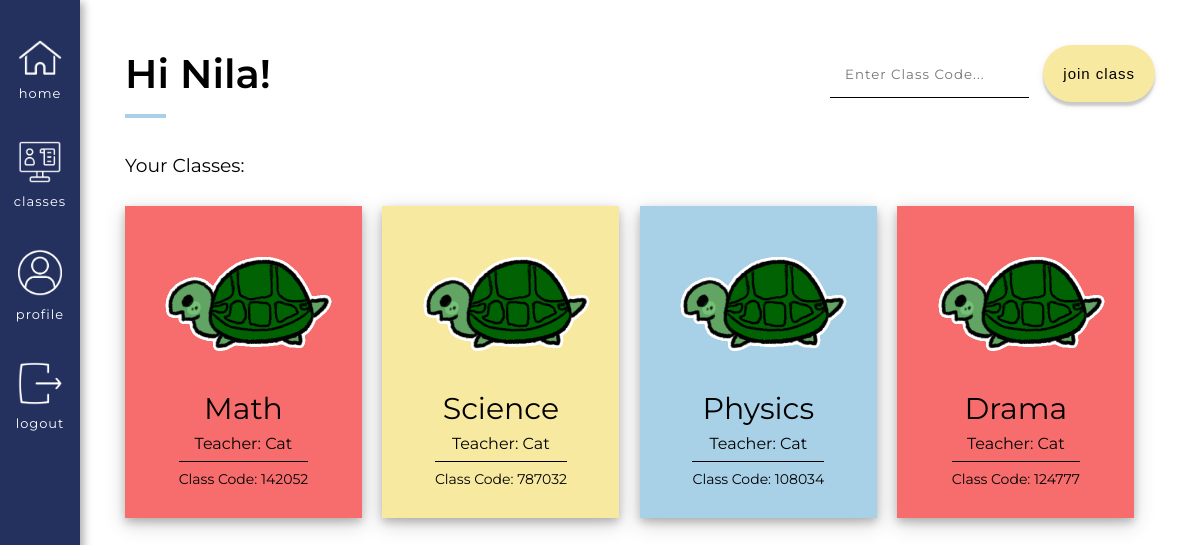
Screenshot of /user/Nila/classes (signed in) with the database file from the repository.
### app/models.py (models this page shows, shortened)
class User(UserMixin, db.Model):
    id = db.Column(db.Integer, primary_key=True)
    username = db.Column(db.String(64), index=True, unique=True) # adding columns to the database
    email = db.Column(db.String(120), index=True, unique=True)
    password_hash = db.Column(db.String(128))
    role = db.Column(db.Integer, index=False, unique=False) # 0 is Teacher, 1 is Student
    about_me = db.Column(db.String(140))
    last_seen = db.Column(db.DateTime, default=datetime.utcnow)
    posts = db.relationship('Post', backref='author', lazy='dynamic') # First part is calling it from the Post model, secret field is the backref (author)
    reactions = db.relationship('Reactions', backref='reactor', lazy='dynamic') # This will show all the reactions that this user has made
    teaches = db.relationship('Courses', backref='teacher', lazy='dynamic') # This will show all the courses that the user teaches
    signups = db.relationship('Signups', backref='student', lazy='dynamic') # This will show all of the signups of that user

class Signups(db.Model):
    id = db.Column(db.Integer, primary_key=True) # Always need ID
    user_id = db.Column(db.Integer, db.ForeignKey('user.id')) # Using the backref student will show you the actual student who signed up, inside of the foreign key should be lowercase
    course = db.Column(db.Integer, db.ForeignKey('courses.id')) # Using the backref course_id will show you the actual id of the course
    timestamp = db.Column(db.DateTime, index=True, default=datetime.utcnow) # Timestamp

class Courses(db.Model):
    id = db.Column(db.Integer, primary_key=True) # Always need ID
    course_name = db.Column(db.String(140), index=False, unique=False) # Not indexable or unique bc many people can have the same course
    code = db.Column(db.Integer, index=True, unique=True) # Indexable to link it back to the course name
    timestamp = db.Column(db.DateTime, index=True, default=datetime.utcnow) # Timestamp
    status = db.Column(db.Integer, index=False, unique=False, default=0) # 0 means the class is inactive, 1 is active
    teacher_id = db.Column(db.Integer, db.ForeignKey('user.id'))  # Taking the user ID from the user model, using backref of teacher will show you the actual teacher
    signups = db.relationship('Signups', backref='course_id', lazy='dynamic') # This will show all the student signups for this course
    reactions = db.relationship('Reactions', backref='course_actual', lazy='dynamic') # This will show all the reactions for this course
    session = db.relationship('Session', backref='session_course_id', lazy='dynamic') # This will show you all the sessions of the course

### app/routes.py (the view)
@app.route('/user/<username>/classes') # User's classes
@login_required
def classes(username): # the word after def has to be the same as the text in the urlfor quotation marks
    user = User.query.filter_by(username=username).first_or_404()
    user_signups_filtered = User.query.join(Signups, (Signups.user_id == User.id)).\
                                        join(Courses, (Courses.id == Signups.course)).\
                                        with_entities(Signups).\
                                        filter(Signups.user_id == user.id)
    teacher_courses = Courses.query.filter_by(teacher_id=user.id).all()
    return render_template('classes.html', user=user, user_signups_filtered=user_signups_filtered, teacher_courses=teacher_courses, title="Classes")

### app/models.py (called while the page is built)
@login.user_loader
def load_user(id):
        return User.query.get(int(id))

### app/routes.py (called while the page is built)
@app.before_request # This function will be executed right before the view function
def before_request():
    if current_user.is_authenticated: # Checks whether the current user is logged in
        current_user.last_seen = datetime.utcnow() # Sets the last seen to the date using the UTC time zone
        db.session.commit() # Don't need to do db.session.add() because the user is already in the database (using a current_user)

### app/templates/classes.html (shortened to what this page needs)
{% extends "base.html" %}
{% block head %}
    <link rel="stylesheet" href="{{ url_for('static', filename='css/classes.css') }}">
{% endblock %}
{% block content %}
    <div class = "classesTop">
        <div class = "titleHolder">
            <h1>Hi {{ user.username }}!</h1>
        </div>
        <div class = "createJoinCourse">
            <form action="/user/{{ user.username }}/classes/add" method='post'>
                {% if user.role == 1 %}
                    <input type="text" name="title" placeholder="Enter Class Code..." class = "joinStudent">
                    <button type="submit" class = "joinClassButton">Join Class</button>
                {% else %}
                    <a href = "{{ url_for('create', username = current_user.username) }}" class = "createLink">Create a course</a>
                {% endif %}
            </form>
        </div>
    </div>
    <h3 class = "classMargin">Your Classes: </h3>
    <div class = "classBlockHolder">
        {% for u in user_signups_filtered %}
            <div class = "{{ loop.cycle('classBlock red', 'classBlock yellow', 'classBlock blue') }}" id = "classBlock" onclick="divLink({{ u.course_id.id }})">
                <div class = "classImage">
                    <img src = "{{ url_for('static', filename = 'images/Turtle.gif') }}">
                </div>
                <div class = "classDescription">
                    <p class = "courseName">{{ u.course_id.course_name }} </p>
                    <p class = "courseTeacher">Teacher: {{ u.course_id.teacher.username }} </p>
                    <p class = "courseCode"> Class Code: {{ u.course_id.code }}</p>
                </div>
            </div>
        {% endfor %}
    </div>
{% endblock %}

### app/templates/base.html (shortened to what this page needs)
<!DOCTYPE html>
<html>
    <head>
        <link rel="stylesheet" href="{{ url_for('static', filename='css/base.css') }}">
        {% block head %} {% endblock %}
    </head>
    <header>
        <nav>
            <div class = "headerItem uppermost">
                <div class = "insideHeader">
                    <a class = "imageLinkHolder" href="{{ url_for('index') }}">
                        <img src = "{{ url_for('static', filename='images/Home.png') }}">
                    </a>
                    <a class="imageLabel" href="{{ url_for('index') }}">Home</a>
                </div>
            </div>
            {% if current_user.is_anonymous %}
            <div class = "headerItem">
                <div class = "insideHeader">
                    <a class = "imageLinkHolder" href="{{ url_for('login') }}">
                        <img src = "{{ url_for('static', filename='images/Login.png') }}">
                    </a>
                    <a class="imageLabel" href="{{ url_for('login') }}">Login</a>
                </div>
            </div>
            {% else %}
            <div class = "headerItem">
                <div class = "insideHeader">
                    <a class = "imageLinkHolder" href="{{ url_for('classes', username=current_user.username) }}">
                        <img src = "{{ url_for('static', filename='images/ClassesIcon.png') }}">
                    </a>
                    <a class="imageLabel" href="{{ url_for('classes', username=current_user.username) }}">Classes</a>
                </div>
            </div>
            <div class = "headerItem">
                <div class = "insideHeader">
                    <a class = "imageLinkHolder" href="{{ url_for('user', username=current_user.username) }}">
                        <img src = "{{ url_for('static', filename='images/ProfileIcon.png') }}">
                    </a>
                    <a class="imageLabel" href="{{ url_for('user', username=current_user.username) }}">Profile</a>
                </div>
            </div>
            <div class = "headerItem">
                <div class = "insideHeader">
                    <a class = "imageLinkHolder" href="{{ url_for('logout') }}">
                        <img src = "{{ url_for('static', filename='images/LogoutIcon.png') }}">
                    </a>
                    <a class="imageLabel" href="{{ url_for('logout') }}">Logout</a>
                </div>
            </div>
            {% endif %}
        </nav>
    </header>
    <body>
        <div class = "contentHolder">
            {% block content %} {% endblock %}
        </div>
    </body>
</html>

### app/static/css/base.css (style rules this page uses)
@media screen and (min-width: 601px) { header { height: 100vh; width: 80px; display: flex; align-items: center; justify-content: flex-start; font-family: Poppins, sans-serif; text-transform: uppercase; z-index: 100; font-family: "Montserrat", sans-serif; position: fixed; top: 0; box-shadow: 4px 2px 8px 0 rgba(0, 0, 0, 0.3); } }
@media screen and (min-width: 601px) { nav { background-color: #24305E; width: 100%; height: 100%; display: flex; flex-direction: column; justify-content: flex-start; align-items: center; left: 0; } }
@media screen and (min-width: 601px) { nav a { font-family: 'Montserrat', sans-serif; text-decoration: none; color: black; } }
@media screen and (min-width: 601px) { .headerItem { display: flex; flex-direction: column; justify-content: center; align-items: center; width: 100%; margin-top: 25%; margin-bottom: 25%; } }
@media screen and (min-width: 601px) { .uppermost { margin-top: 50%; } }
@media screen and (min-width: 601px) { .insideHeader { display: flex; flex-direction: column; justify-content: center; align-items: center; } }
@media screen and (min-width: 601px) { .headerItem img { width: 55%; margin-bottom: 10px; } }
@media screen and (min-width: 601px) { .imageLinkHolder { display: flex; justify-content: center; } }
@media screen and (min-width: 601px) { .headerItem a { font-size: 13px; color: white; text-transform: lowercase; letter-spacing: 1px; } }
@media screen and (min-width: 601px) { .contentHolder { margin: 45px 45px 45px 125px; } }
body { margin: 0 !important; font-family: "Montserrat", sans-serif; }
h1, p { margin: 0; }
h2, h3 { font-weight: 400; }

### app/static/css/classes.css (style rules this page uses)
.classesTop { display: flex; justify-content: space-between; align-items: center; }
.classBlock { background-color: #F76C6C; display: flex; flex-direction: column; justify-content: space-between; align-items: center; padding: 2%; padding-right: 4%; padding-left: 4%; cursor: pointer; margin-right: 2%; margin-top: 1%; margin-bottom: 1%; width: 15%; box-shadow: 0 4px 8px 0 rgba(0, 0, 0, 0.2), 0 6px 20px 0 rgba(0, 0, 0, 0.19); transition-duration: 0.3s; -webkit-transition-duration: 0.3s; }
.classBlockHolder { display: flex; flex-wrap: wrap; justify-content: flex-start; align-items: center; }
.classMargin { margin-top: 5%; }
.classImage { display: flex; align-items: center; justify-content: center; width: 200px; }
.classImage img { width: 100%; }
.classDescription { color: black; margin-top: 15px; display: flex; flex-direction: column; justify-content: center; align-items: center; line-height: 35px; width: 100%; }
.courseName { font-size: 30px; }
.courseTeacher { font-size: 16px; }
.courseCode { font-size: 14px; border-top: 1px solid black; }
.titleHolder h1 { position: relative; font-size: 40px; font-weight: 600; color: black; }
.titleHolder h1:after { position: absolute; content: ''; height: 4px; bottom: -20px; left: 0; right: 0; width: 28%; background: #A8D0E6; }
.createLink, .joinClassButton { background-color: #F8E9A1; text-decoration: none; color: black; text-transform: lowercase; letter-spacing: 1px; padding: 20px 20px; border-radius: 50px; transition-duration: 0.3s; -webkit-transition-duration: 0.3s; box-shadow: 0 4px 2px 0 rgba(0, 0, 0, 0.15), 0 3px 7px 0 rgba(0, 0, 0, 0.1); font-size: 15px; border: 0; }
.joinStudent { border: 0; border-bottom: 1px solid black; padding: 15px; font-family: 'Montserrat', sans-serif; letter-spacing: 1px; margin-right: 10px; }
.yellow { background-color: #F8E9A1 !important; }
.blue { background-color: #a8d0e6 !important; }

### rows the page displays
User: username "Nila"
Signups: course_id.course_name "Math", course_id.teacher.username "Cat", course_id.code "142052"
Signups: course_id.course_name "Science", course_id.teacher.username "Cat", course_id.code "787032"
Signups: course_id.course_name "Physics", course_id.teacher.username "Cat", course_id.code "108034"
Signups: course_id.course_name "Drama", course_id.teacher.username "Cat", course_id.code "124777"
